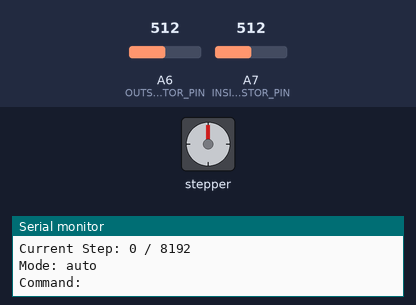
This sketch was run on a simulated Arduino Nano, built with avr-gcc and run on an emulated ATmega328P. Shown: stepper motor, the last lines printed to the serial monitor. Inputs (shaded band) come from the test bench; at power-on: A6 (OUTSIDE_PHOTORESISTOR_PIN) = 512, A7 (INSIDE_PHOTORESISTOR_PIN) = 512. Stepper angles assume 4096 steps per turn.

Above: at 1.2 s.
1.3 s: A6 (OUTSIDE_PHOTORESISTOR_PIN) set to 336
4.9 s: A6 (OUTSIDE_PHOTORESISTOR_PIN) set to 308
At 6.9 s:
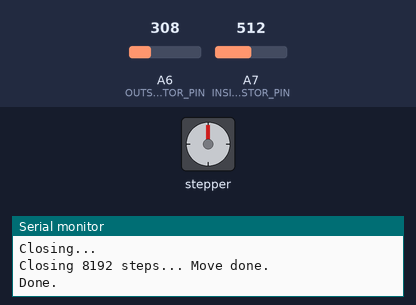
7.2 s: A7 (INSIDE_PHOTORESISTOR_PIN) set to 497
At 9.4 s:
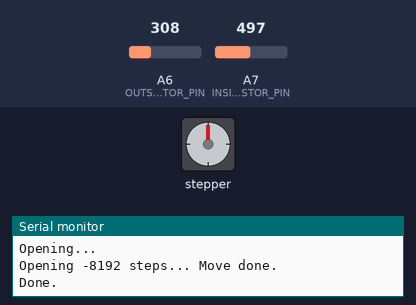
Timing chart, 0 to 10.9 s (numbered marks = the images above; inputs shaded):
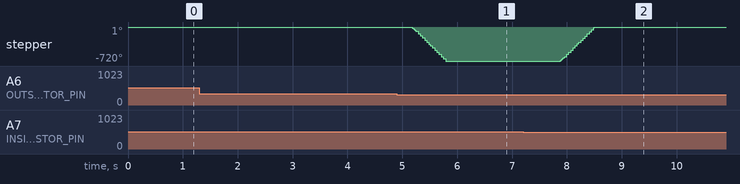

Measured:
- after the input at 4.9 s, stepper: turns 720° counter-clockwise in 0.62 s, starting after 0.27 s
- after the input at 7.2 s, stepper: turns 720° clockwise in 0.63 s, starting after 0.68 s

The sketch:

AutomaticWindowBlinds.ino
```cpp
#define INSIDE_PHOTORESISTOR_PIN A7
#define OUTSIDE_PHOTORESISTOR_PIN A6

#define INSIDE_LIGHT_DIFFERENCE_THRESHOLD_PERCENT 20

#define DEBUG true

#include <CheapStepper.h>

CheapStepper stepper;
// here we declare our stepper using default pins:
// arduino pin <--> pins on ULN2003 board:
// 8 <--> IN1
// 9 <--> IN2
// 10 <--> IN3
// 11 <--> IN4

boolean blindsClosed = false;
#define OPEN false
#define CLOSE true

// 28-BYJ48 has a Gear ratio of 64, and Stride Angle 5.625°  so this motor has a 4096 Steps.
// (360°/5.625°)*64"Gear ratio" = 64 * 64 = 4096
#define STEPS_PER_TURN 4096

#define TURNS_TO_OPERATE_BLINDS 2
#define STEPS_TO_OPERATE_BLINDS STEPS_PER_TURN * TURNS_TO_OPERATE_BLINDS

int currentStep = 0;

#define COMMAND_AUTO "auto"
#define COMMAND_MANUAL "manual"
#define COMMAND_OPEN "open"
#define COMMAND_CLOSE "close"
#define COMMAND_GOTO "goto"
boolean modeAuto = true;

void setup() {
  Serial.begin(9600);

  if (DEBUG) {
    Serial.print("Open position: ");
    Serial.println(0);

    Serial.print("Closed position: ");
    Serial.println(STEPS_TO_OPERATE_BLINDS);
  }
}

void loop() {
  String command = Serial.readStringUntil('\n');

  int inLigt = getLight(INSIDE_PHOTORESISTOR_PIN);
  int outLigt = getLight(OUTSIDE_PHOTORESISTOR_PIN);
  int lightDifference = inLigt - outLigt;

  if (DEBUG) {
    Serial.println();

    Serial.print("IN Light: ");
    Serial.println(inLigt);

    Serial.print("OUT Light: ");
    Serial.println(outLigt);

    Serial.print("Difference: ");
    Serial.println(lightDifference);

    Serial.print("State: ");
    Serial.println(blindsClosed ? "Closed" : "Open");

    Serial.print("Current Step: ");
    Serial.print(currentStep);
    Serial.print(" / ");
    Serial.println(STEPS_TO_OPERATE_BLINDS);

    Serial.print("Mode: ");
    Serial.println(modeAuto ? "auto" : "manual");

    Serial.print("Command: ");
    Serial.println(command);
  }

  if (command == COMMAND_AUTO) {
    modeAuto = true;
  } else if (command == COMMAND_MANUAL) {
    modeAuto = false;
  }

  if (modeAuto) {
    // Auto mode.
    if (lightDifference >= INSIDE_LIGHT_DIFFERENCE_THRESHOLD_PERCENT) {
      // Light difference is abolve the threshold.

      if (!blindsClosed) {
        operateBlinds(CLOSE);
      }
    } else {
      if (blindsClosed) {
        operateBlinds(OPEN);
      }
    }
  } else {
    // Manual mode.
    if (command == COMMAND_OPEN) {
      operateBlinds(OPEN);
    } else if (command == COMMAND_CLOSE) {
      if (!blindsClosed) {
        operateBlinds(CLOSE);
      }
    } else if (command.startsWith(COMMAND_OPEN)) {
      long steps = command.substring(sizeof(COMMAND_OPEN)).toInt();
      stepTo(currentStep - steps);
    } else if (command.startsWith(COMMAND_CLOSE)) {
      long steps = command.substring(sizeof(COMMAND_CLOSE)).toInt();
      stepTo(currentStep + steps);
    } else if (command.startsWith(COMMAND_GOTO)) {
      int percent = command.substring(sizeof(COMMAND_GOTO)).toInt();
      int steps = map(percent, 0, 100, 0, STEPS_TO_OPERATE_BLINDS);
      stepTo(steps);
    }
  }

  delay(1000);
}

int getLight(int photoresistorPin) {
  // Do a double reading on the analog pin to try to minimize leakage from adjacent pins.
  int value = analogRead(photoresistorPin);
  value = analogRead(photoresistorPin);
  return map(value, 0, 1023, 0, 100);
}

void operateBlinds(boolean close) {
  if (DEBUG) {
    Serial.println(close == CLOSE ? "Closing..." : "Opening...");
  }

  stepTo(close == CLOSE ? STEPS_TO_OPERATE_BLINDS : 0);

  if (DEBUG) {
    Serial.println("Done.");
  }
}

void stepTo(int targetStep) {
  // Over/Underflow protection.
  if (targetStep > STEPS_TO_OPERATE_BLINDS) {
    targetStep = STEPS_TO_OPERATE_BLINDS;
    Serial.print("Overflow fixed.");
  } else if (targetStep < 0) {
    targetStep = 0;
    Serial.print("Underflow fixed.");
  }

  int steps = targetStep - currentStep;

  // True for clockwise, false for counter-clockwise.
  // Starting position is opened (step 0). Positive steps closes, nevative steps open.
  // To close, we go counter-clockwise. To open, we go clockwise.
  boolean direction = steps > 0 ? false : true;

  if (DEBUG) {
    Serial.print(direction ? "Opening " : "Closing ");
    Serial.print(steps);
    Serial.print(" steps... ");
  }

  for (int s = 0; s < abs(steps); s++) {
    stepper.step(direction);
  }

  if (DEBUG) {
    Serial.println("Move done.");
  }

  // Make sure the stepper is left in rest mode after moving, since the  Cheap Stepper library
  // seems to leave it energized in the last executed stage and consuming useless power.
  for (int i = 0; i < 4; i++) {
    digitalWrite(stepper.getPin(i), 0);
  }

  // Remember the state.
  currentStep = targetStep;
  blindsClosed = currentStep == STEPS_TO_OPERATE_BLINDS;
}
```
